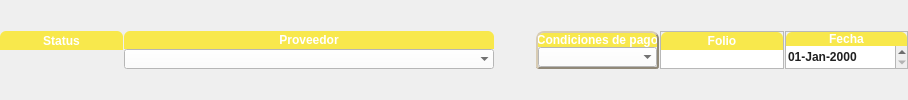
          <widget class="QFrame" name="frameEncabezado">
           <property name="styleSheet">
            <string notr="true">:QFrame{background-color:qradialgradient(cx:.5, cy:.5, radius:1,fx:.5, fy:.25, stop: 0 #FFFFFF, stop:1 #B0B0B0); border-top-left-radius: 3px; border-top-right-radius: 3px;}</string>
           </property>
           <layout class="QVBoxLayout" name="verticalLayout_8">
            <property name="spacing">
             <number>0</number>
            </property>
            <property name="margin">
             <number>0</number>
            </property>
            <item>
             <widget class="QFrame" name="frame">
              <property name="sizePolicy">
               <sizepolicy hsizetype="Preferred" vsizetype="Fixed">
                <horstretch>0</horstretch>
                <verstretch>0</verstretch>
               </sizepolicy>
              </property>
              <layout class="QHBoxLayout" name="horizontalLayout_2">
               <property name="spacing">
                <number>1</number>
               </property>
               <property name="margin">
                <number>0</number>
               </property>
               <item>
                <widget class="QFrame" name="statusFR">
                 <property name="sizePolicy">
                  <sizepolicy hsizetype="Preferred" vsizetype="Preferred">
                   <horstretch>1</horstretch>
                   <verstretch>0</verstretch>
                  </sizepolicy>
                 </property>
                 <property name="minimumSize">
                  <size>
                   <width>100</width>
                   <height>0</height>
                  </size>
                 </property>
                 <layout class="QVBoxLayout" name="verticalLayout_10">
                  <property name="spacing">
                   <number>0</number>
                  </property>
                  <property name="margin">
                   <number>0</number>
                  </property>
                  <item>
                   <widget class="QLabel" name="statusLA">
                    <property name="sizePolicy">
                     <sizepolicy hsizetype="Preferred" vsizetype="Preferred">
                      <horstretch>0</horstretch>
                      <verstretch>0</verstretch>
                     </sizepolicy>
                    </property>
                    <property name="font">
                     <font>
                      <weight>75</weight>
                      <bold>true</bold>
                     </font>
                    </property>
                    <property name="styleSheet">
                     <string notr="true">border:0px; border-top-left-radius:6px; border-top-right-radius:6px; color:#FFFFFF; background-color:#F8E84C;</string>
                    </property>
                    <property name="text">
                     <string>Status</string>
                    </property>
                    <property name="alignment">
                     <set>Qt::AlignCenter</set>
                    </property>
                    <property name="margin">
                     <number>2</number>
                    </property>
                   </widget>
                  </item>
                  <item>
                   <widget class="CDSlideSelector" name="statusSL">
                    <property name="font">
                     <font>
                      <pointsize>9</pointsize>
                      <weight>75</weight>
                      <bold>true</bold>
                     </font>
                    </property>
                   </widget>
                  </item>
                 </layout>
                </widget>
               </item>
               <item>
                <widget class="QFrame" name="entityFR">
                 <property name="sizePolicy">
                  <sizepolicy hsizetype="Preferred" vsizetype="Preferred">
                   <horstretch>3</horstretch>
                   <verstretch>0</verstretch>
                  </sizepolicy>
                 </property>
                 <property name="minimumSize">
                  <size>
                   <width>300</width>
                   <height>0</height>
                  </size>
                 </property>
                 <property name="styleSheet">
                  <string notr="true">QFrame#supplierFR{border:2px outset #908878; border-top-left-radius:8px; border-top-right-radius:8px; border-bottom-left-radius:3px; border-bottom-right-radius:3px;}</string>
                 </property>
                 <layout class="QVBoxLayout" name="verticalLayout_2">
                  <property name="spacing">
                   <number>0</number>
                  </property>
                  <property name="margin">
                   <number>0</number>
                  </property>
                  <item>
                   <widget class="QLabel" name="entityLA">
                    <property name="sizePolicy">
                     <sizepolicy hsizetype="Preferred" vsizetype="Preferred">
                      <horstretch>0</horstretch>
                      <verstretch>0</verstretch>
                     </sizepolicy>
                    </property>
                    <property name="font">
                     <font>
                      <weight>75</weight>
                      <bold>true</bold>
                     </font>
                    </property>
                    <property name="styleSheet">
                     <string notr="true">border:0px; border-top-left-radius:6px; border-top-right-radius:6px; color:#FFFFFF; background-color:#F8E84C;</string>
                    </property>
                    <property name="text">
                     <string>Proveedor</string>
                    </property>
                    <property name="alignment">
                     <set>Qt::AlignCenter</set>
                    </property>
                    <property name="margin">
                     <number>2</number>
                    </property>
                    <property name="buddy">
                     <cstring>entityCB</cstring>
                    </property>
                   </widget>
                  </item>
                  <item>
                   <widget class="CDComboBox" name="entityCB">
                    <property name="sizePolicy">
                     <sizepolicy hsizetype="Expanding" vsizetype="Preferred">
                      <horstretch>0</horstretch>
                      <verstretch>0</verstretch>
                     </sizepolicy>
                    </property>
                    <property name="font">
                     <font>
                      <pointsize>9</pointsize>
                      <weight>75</weight>
                      <bold>true</bold>
                     </font>
                    </property>
                    <property name="toolTip">
                     <string>Seleccione el proveedor. alt+flecha abajo para mostrar la lista</string>
                    </property>
                    <property name="styleSheet">
                     <string notr="true">color:#202020; background-color:#FFFFFF;</string>
                    </property>
                    <property name="frame">
                     <bool>false</bool>
                    </property>
                   </widget>
                  </item>
                 </layout>
                </widget>
               </item>
               <item>
                <widget class="QPushButton" name="boCargarLista">
                 <property name="text">
                  <string/>
                 </property>
                 <property name="icon">
                  <iconset>
                   <normaloff>:/Redo.png</normaloff>:/Redo.png</iconset>
                 </property>
                 <property name="iconSize">
                  <size>
                   <width>40</width>
                   <height>40</height>
                  </size>
                 </property>
                 <property name="flat">
                  <bool>true</bool>
                 </property>
                </widget>
               </item>
               <item>
                <widget class="QFrame" name="paymentConditionFR">
                 <property name="sizePolicy">
                  <sizepolicy hsizetype="Preferred" vsizetype="Preferred">
                   <horstretch>1</horstretch>
                   <verstretch>0</verstretch>
                  </sizepolicy>
                 </property>
                 <property name="minimumSize">
                  <size>
                   <width>100</width>
                   <height>0</height>
                  </size>
                 </property>
                 <property name="styleSheet">
                  <string notr="true">QFrame#paymentConditionFR{border:2px outset #908878; border-top-left-radius:8px; border-top-right-radius:8px; border-bottom-left-radius:3px; border-bottom-right-radius:3px;}</string>
                 </property>
                 <property name="frameShape">
                  <enum>QFrame::StyledPanel</enum>
                 </property>
                 <layout class="QVBoxLayout" name="verticalLayout_7">
                  <property name="spacing">
                   <number>0</number>
                  </property>
                  <property name="margin">
                   <number>0</number>
                  </property>
                  <item>
                   <widget class="QLabel" name="label_8">
                    <property name="font">
                     <font>
                      <weight>75</weight>
                      <bold>true</bold>
                     </font>
                    </property>
                    <property name="styleSheet">
                     <string notr="true">border:0px; border-top-left-radius:6px; border-top-right-radius:6px; color:#FFFFFF;background-color:#F8E84C;</string>
                    </property>
                    <property name="text">
                     <string>Condiciones de pago</string>
                    </property>
                    <property name="alignment">
                     <set>Qt::AlignCenter</set>
                    </property>
                    <property name="margin">
                     <number>2</number>
                    </property>
                    <property name="buddy">
                     <cstring>cbCondiciones</cstring>
                    </property>
                   </widget>
                  </item>
                  <item>
                   <widget class="QComboBox" name="cbCondiciones">
                    <property name="sizePolicy">
                     <sizepolicy hsizetype="Preferred" vsizetype="Preferred">
                      <horstretch>0</horstretch>
                      <verstretch>0</verstretch>
                     </sizepolicy>
                    </property>
                    <property name="font">
                     <font>
                      <pointsize>9</pointsize>
                      <weight>75</weight>
                      <bold>true</bold>
                     </font>
                    </property>
                    <property name="styleSheet">
                     <string notr="true">color:#202020; background-color:#FFFFFF;</string>
                    </property>
                    <property name="frame">
                     <bool>false</bool>
                    </property>
                   </widget>
                  </item>
                 </layout>
                </widget>
               </item>
               <item>
                <widget class="QFrame" name="documentKindFR">
                 <property name="sizePolicy">
                  <sizepolicy hsizetype="Preferred" vsizetype="Preferred">
                   <horstretch>1</horstretch>
                   <verstretch>0</verstretch>
                  </sizepolicy>
                 </property>
                 <property name="minimumSize">
                  <size>
                   <width>100</width>
                   <height>0</height>
                  </size>
                 </property>
                 <property name="styleSheet">
                  <string notr="true">QFrame#documentTypeFR{border:2px outset #908878; border-top-left-radius:8px; border-top-right-radius:8px; border-bottom-left-radius:3px; border-bottom-right-radius:3px;}</string>
                 </property>
                 <property name="frameShape">
                  <enum>QFrame::StyledPanel</enum>
                 </property>
                 <property name="frameShadow">
                  <enum>QFrame::Raised</enum>
                 </property>
                 <layout class="QVBoxLayout" name="verticalLayout_11">
                  <property name="spacing">
                   <number>0</number>
                  </property>
                  <property name="margin">
                   <number>0</number>
                  </property>
                  <item>
                   <widget class="CDLabelWClick" name="documentKindLA">
                    <property name="font">
                     <font>
                      <weight>75</weight>
                      <bold>true</bold>
                     </font>
                    </property>
                    <property name="styleSheet">
                     <string notr="true">border:0px; border-top-left-radius:6px; border-top-right-radius:6px; color:#FFFFFF;background-color:#F8E84C;</string>
                    </property>
                    <property name="text">
                     <string>Folio</string>
                    </property>
                    <property name="alignment">
                     <set>Qt::AlignCenter</set>
                    </property>
                    <property name="margin">
                     <number>2</number>
                    </property>
                    <property name="buddy">
                     <cstring>numberED</cstring>
                    </property>
                   </widget>
                  </item>
                  <item>
                   <widget class="QFrame" name="numberFR">
                    <property name="styleSheet">
                     <string notr="true">color:#3000FF; background-color:#FFFFFF;</string>
                    </property>
                    <property name="frameShape">
                     <enum>QFrame::NoFrame</enum>
                    </property>
                    <layout class="QHBoxLayout" name="horizontalLayout_3">
                     <property name="margin">
                      <number>0</number>
                     </property>
                     <item>
                      <widget class="QLineEdit" name="seriesED">
                       <property name="sizePolicy">
                        <sizepolicy hsizetype="Preferred" vsizetype="Preferred">
                         <horstretch>1</horstretch>
                         <verstretch>0</verstretch>
                        </sizepolicy>
                       </property>
                       <property name="frame">
                        <bool>false</bool>
                       </property>
                       <property name="alignment">
                        <set>Qt::AlignRight|Qt::AlignTrailing|Qt::AlignVCenter</set>
                       </property>
                      </widget>
                     </item>
                     <item>
                      <widget class="QLineEdit" name="numberED">
                       <property name="sizePolicy">
                        <sizepolicy hsizetype="Preferred" vsizetype="Preferred">
                         <horstretch>3</horstretch>
                         <verstretch>0</verstretch>
                        </sizepolicy>
                       </property>
                       <property name="font">
                        <font>
                         <pointsize>9</pointsize>
                         <weight>75</weight>
                         <bold>true</bold>
                        </font>
                       </property>
                       <property name="styleSheet">
                        <string notr="true"/>
                       </property>
                       <property name="frame">
                        <bool>false</bool>
                       </property>
                       <property name="alignment">
                        <set>Qt::AlignCenter</set>
                       </property>
                       <property name="readOnly">
                        <bool>true</bool>
                       </property>
                      </widget>
                     </item>
                    </layout>
                   </widget>
                  </item>
                 </layout>
                </widget>
               </item>
               <item>
                <widget class="QFrame" name="dateLYFR">
                 <property name="sizePolicy">
                  <sizepolicy hsizetype="Preferred" vsizetype="Preferred">
                   <horstretch>1</horstretch>
                   <verstretch>0</verstretch>
                  </sizepolicy>
                 </property>
                 <property name="minimumSize">
                  <size>
                   <width>100</width>
                   <height>0</height>
                  </size>
                 </property>
                 <property name="styleSheet">
                  <string notr="true">QFrame#dateFR{border:2px outset #908878; border-top-left-radius:8px; border-top-right-radius:8px; border-bottom-left-radius:3px; border-bottom-right-radius:3px;}</string>
                 </property>
                 <property name="frameShape">
                  <enum>QFrame::StyledPanel</enum>
                 </property>
                 <layout class="QVBoxLayout" name="verticalLayout">
                  <property name="spacing">
                   <number>0</number>
                  </property>
                  <property name="margin">
                   <number>0</number>
                  </property>
                  <item>
                   <widget class="QLabel" name="dateLYLA">
                    <property name="font">
                     <font>
                      <weight>75</weight>
                      <bold>true</bold>
                     </font>
                    </property>
                    <property name="styleSheet">
                     <string notr="true">border:0px; border-top-left-radius:6px; border-top-right-radius:6px; color:#FFFFFF;background-color:#F8E84C;</string>
                    </property>
                    <property name="text">
                     <string>Fecha</string>
                    </property>
                    <property name="alignment">
                     <set>Qt::AlignCenter</set>
                    </property>
                    <property name="margin">
                     <number>2</number>
                    </property>
                    <property name="buddy">
                     <cstring>dateED</cstring>
                    </property>
                   </widget>
                  </item>
                  <item>
                   <widget class="CDDateEdit" name="dateED">
                    <property name="sizePolicy">
                     <sizepolicy hsizetype="Preferred" vsizetype="Preferred">
                      <horstretch>0</horstretch>
                      <verstretch>0</verstretch>
                     </sizepolicy>
                    </property>
                    <property name="font">
                     <font>
                      <pointsize>9</pointsize>
                      <weight>75</weight>
                      <bold>true</bold>
                     </font>
                    </property>
                    <property name="styleSheet">
                     <string notr="true">color:#202020;background-color:#FFFFFF;</string>
                    </property>
                    <property name="frame">
                     <bool>false</bool>
                    </property>
                    <property name="displayFormat">
                     <string>dd-MMM-yyyy</string>
                    </property>
                   </widget>
                  </item>
                 </layout>
                </widget>
               </item>
              </layout>
             </widget>
            </item>
           </layout>
          </widget>
